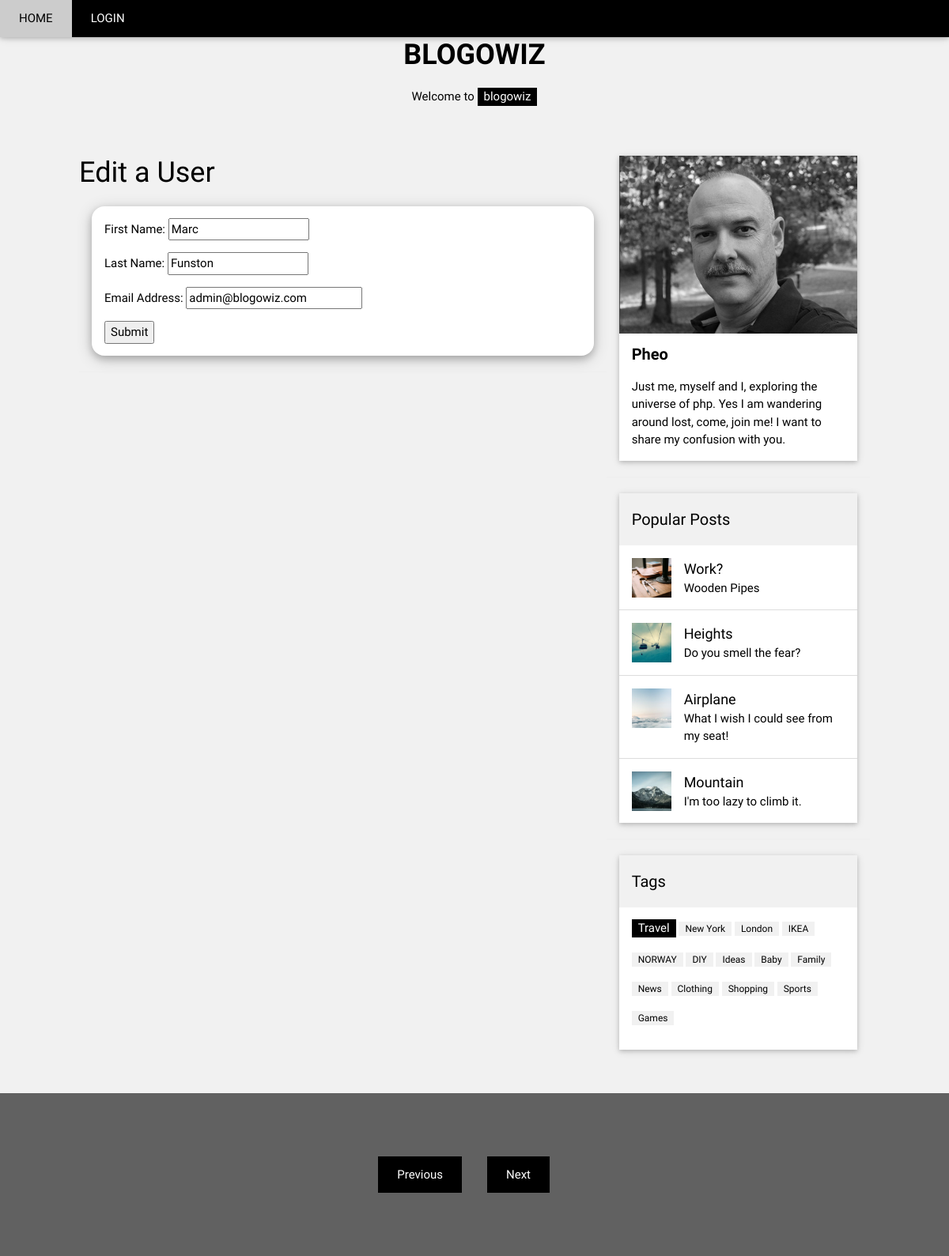
Screenshot of /edit_user.php?id=1 with the database file from the repository.
### tables this page shows
CREATE TABLE users (
user_id TINYINT UNSIGNED NOT NULL AUTO_INCREMENT,
first_name VARCHAR(20),
last_name VARCHAR(40),
admin BOOL,
user_name VARCHAR(40) NOT NULL,
email VARCHAR(60) NOT NULL,
password VARCHAR(40) NOT NULL,
registration_date DATETIME NOT NULL,
PRIMARY KEY (user_id)
);

### edit_user.php (the view, shortened to what this page needs)
<?php
include ('includes/head.php');
echo '<h1>Edit a User</h1>';
if ( (isset($_GET['id'])) && (is_numeric($_GET['id'])) ) {
	$id = $_GET['id'];
} elseif ( (isset($_POST['id'])) && (is_numeric($_POST['id'])) ) {
	$id = $_POST['id'];
} else {
	echo '<p class="error">This page has been accessed in error.</p>';
	include ('includes/footer.php');
	exit();
}
require ('includes/mysqli_connect.php');
$q = "SELECT first_name, last_name, email FROM users WHERE user_id=$id";
$r = @mysqli_query ($dbc, $q);
if (mysqli_num_rows($r) == 1) {
	$row = mysqli_fetch_array ($r, MYSQLI_NUM);
    echo"   <div class=\"w3-card-4 w3-margin w3-white w3-round-xlarge\">\n";
    echo"       <div class=\"w3-container\">\n";
	echo '<form action="edit_user.php" method="post">
	<p>First Name: <input type="text" name="first_name" size="15" maxlength="15" value="' . $row[0] . '" /></p>
	<p>Last Name: <input type="text" name="last_name" size="15" maxlength="30" value="' . $row[1] . '" /></p>
	<p>Email Address: <input type="text" name="email" size="20" maxlength="60" value="' . $row[2] . '"  /> </p>
	<p><input type="submit" name="submit" value="Submit" /></p>
	<input type="hidden" name="id" value="' . $id . '" />
</form>';
echo"       </div>\n";
echo"   </div>\n<hr>\n\n";
} else {
    echo"   <div class=\"w3-card-4 w3-margin w3-white w3-round-xlarge\">\n";
    echo"       <div class=\"w3-container\">\n";
    echo'			<p class="error">This page has been accessed in error.</p>';
    echo"       </div>\n";
    echo"   </div>\n<hr>\n\n";
}
include ('includes/footer.php');
?>

### style/w3.css (style rules this page uses)
html { box-sizing:border-box }
*,*:before,*:after { box-sizing:inherit }
html { -ms-text-size-adjust:100%;-webkit-text-size-adjust:100% }
body { margin:0 }
hr { box-sizing:content-box;height:0;overflow:visible }
button,input,select,textarea { font:inherit;margin:0 }
button,input { overflow:visible }
button,html [type=button],[type=reset],[type=submit] { -webkit-appearance:button }
html,body { font-family:Verdana,sans-serif;font-size:15px;line-height:1.5 }
html { overflow-x:hidden }
h1 { font-size:36px }
h1,h2,h3,h4,h5,h6 { font-family:"Segoe UI",Arial,sans-serif;font-weight:400;margin:10px 0 }
hr { border:0;border-top:1px solid #eee;margin:20px 0 }
.w3-container:after,.w3-container:before,.w3-panel:after,.w3-panel:before,.w3-row:after,.w3-row:before,.w3-row-padding:after,.w3-row-padding:before, .w3-cell-row:before,.w3-cell-row:after,.w3-clear:after,.w3-clear:before,.w3-bar:before,.w3-bar:after { content:"";display:table;clear:both }
.w3-round-xlarge { border-radius:16px }
.w3-container,.w3-panel { padding:0.01em 16px }
.w3-card-4,.w3-hover-shadow:hover { box-shadow:0 4px 10px 0 rgba(0,0,0,0.2),0 4px 20px 0 rgba(0,0,0,0.19) }
.w3-margin { margin:16px!important }
.w3-white,.w3-hover-white:hover { color:#000!important;background-color:#fff!important }
.w3-light-grey,.w3-hover-light-grey:hover,.w3-light-gray,.w3-hover-light-gray:hover { color:#000!important;background-color:#f1f1f1!important }

### includes/head.php (style rules this page uses)
body,h1,h2,h3,h4,h5 { font-family: "Raleway", sans-serif }

### rows the page displays
users: first_name "Marc", last_name "Funston", email "admin@blogowiz.com"
